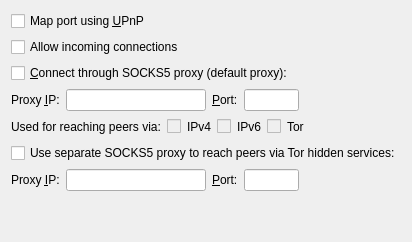
     <widget class="QWidget" name="tabNetwork">
      <attribute name="title">
       <string>&amp;Network</string>
      </attribute>
      <layout class="QVBoxLayout" name="verticalLayout_Network">
       <item>
        <widget class="QCheckBox" name="mapPortUpnp">
         <property name="toolTip">
          <string>Automatically open the XVIIcoin client port on the router. This only works when your router supports UPnP and it is enabled.</string>
         </property>
         <property name="text">
          <string>Map port using &amp;UPnP</string>
         </property>
        </widget>
       </item>
       <item>
        <widget class="QCheckBox" name="allowIncoming">
         <property name="toolTip">
          <string>Accept connections from outside</string>
         </property>
         <property name="text">
          <string>Allow incoming connections</string>
         </property>
        </widget>
       </item>
       <item>
        <widget class="QCheckBox" name="connectSocks">
         <property name="toolTip">
          <string>Connect to the XVIIcoin network through a SOCKS5 proxy.</string>
         </property>
         <property name="text">
          <string>&amp;Connect through SOCKS5 proxy (default proxy):</string>
         </property>
        </widget>
       </item>
       <item>
        <layout class="QHBoxLayout" name="horizontalLayout_1_Network">
         <item>
          <widget class="QLabel" name="proxyIpLabel">
           <property name="text">
            <string>Proxy &amp;IP:</string>
           </property>
           <property name="textFormat">
            <enum>Qt::PlainText</enum>
           </property>
           <property name="buddy">
            <cstring>proxyIp</cstring>
           </property>
          </widget>
         </item>
         <item>
          <widget class="QValidatedLineEdit" name="proxyIp">
           <property name="minimumSize">
            <size>
             <width>140</width>
             <height>0</height>
            </size>
           </property>
           <property name="maximumSize">
            <size>
             <width>140</width>
             <height>16777215</height>
            </size>
           </property>
           <property name="toolTip">
            <string>IP address of the proxy (e.g. IPv4: 127.0.0.1 / IPv6: ::1)</string>
           </property>
          </widget>
         </item>
         <item>
          <widget class="QLabel" name="proxyPortLabel">
           <property name="text">
            <string>&amp;Port:</string>
           </property>
           <property name="textFormat">
            <enum>Qt::PlainText</enum>
           </property>
           <property name="buddy">
            <cstring>proxyPort</cstring>
           </property>
          </widget>
         </item>
         <item>
          <widget class="QLineEdit" name="proxyPort">
           <property name="minimumSize">
            <size>
             <width>55</width>
             <height>0</height>
            </size>
           </property>
           <property name="maximumSize">
            <size>
             <width>55</width>
             <height>16777215</height>
            </size>
           </property>
           <property name="toolTip">
            <string>Port of the proxy (e.g. 9050)</string>
           </property>
          </widget>
         </item>
         <item>
          <spacer name="horizontalSpacer_1_Network">
           <property name="orientation">
            <enum>Qt::Horizontal</enum>
           </property>
           <property name="sizeHint" stdset="0">
            <size>
             <width>40</width>
             <height>20</height>
            </size>
           </property>
          </spacer>
         </item>
        </layout>
       </item>
       <item>
        <layout class="QHBoxLayout" name="horizontalLayout_2_Network">
         <item>
          <widget class="QLabel" name="proxyActiveNets">
           <property name="text">
            <string>Used for reaching peers via:</string>
           </property>
           <property name="textFormat">
            <enum>Qt::PlainText</enum>
           </property>
          </widget>
         </item>
         <item>
          <widget class="QCheckBox" name="proxyReachIPv4">
           <property name="enabled">
            <bool>false</bool>
           </property>
           <property name="toolTip">
            <string>Shows if the supplied default SOCKS5 proxy is used to reach peers via this network type.</string>
           </property>
           <property name="text">
            <string/>
           </property>
          </widget>
         </item>
         <item>
          <widget class="QLabel" name="proxyReachIPv4Label">
           <property name="text">
            <string>IPv4</string>
           </property>
           <property name="textFormat">
            <enum>Qt::PlainText</enum>
           </property>
          </widget>
         </item>
         <item>
          <widget class="QCheckBox" name="proxyReachIPv6">
           <property name="enabled">
            <bool>false</bool>
           </property>
           <property name="toolTip">
            <string>Shows if the supplied default SOCKS5 proxy is used to reach peers via this network type.</string>
           </property>
           <property name="text">
            <string/>
           </property>
          </widget>
         </item>
         <item>
          <widget class="QLabel" name="proxyReachIPv6Label">
           <property name="text">
            <string>IPv6</string>
           </property>
           <property name="textFormat">
            <enum>Qt::PlainText</enum>
           </property>
          </widget>
         </item>
         <item>
          <widget class="QCheckBox" name="proxyReachTor">
           <property name="enabled">
            <bool>false</bool>
           </property>
           <property name="toolTip">
            <string>Shows if the supplied default SOCKS5 proxy is used to reach peers via this network type.</string>
           </property>
           <property name="text">
            <string/>
           </property>
          </widget>
         </item>
         <item>
          <widget class="QLabel" name="proxyReachTorLabel">
           <property name="text">
            <string>Tor</string>
           </property>
           <property name="textFormat">
            <enum>Qt::PlainText</enum>
           </property>
          </widget>
         </item>
         <item>
          <spacer name="horizontalSpacer_2_Network">
           <property name="orientation">
            <enum>Qt::Horizontal</enum>
           </property>
           <property name="sizeHint" stdset="0">
            <size>
             <width>40</width>
             <height>20</height>
            </size>
           </property>
          </spacer>
         </item>
        </layout>
       </item>
       <item>
        <widget class="QCheckBox" name="connectSocksTor">
         <property name="toolTip">
          <string>Connect to the XVIIcoin network through a separate SOCKS5 proxy for Tor hidden services.</string>
         </property>
         <property name="text">
          <string>Use separate SOCKS5 proxy to reach peers via Tor hidden services:</string>
         </property>
        </widget>
       </item>
       <item>
        <layout class="QHBoxLayout" name="horizontalLayout_3_Network">
         <item>
          <widget class="QLabel" name="proxyIpTorLabel">
           <property name="text">
            <string>Proxy &amp;IP:</string>
           </property>
           <property name="textFormat">
            <enum>Qt::PlainText</enum>
           </property>
           <property name="buddy">
            <cstring>proxyIpTor</cstring>
           </property>
          </widget>
         </item>
         <item>
          <widget class="QValidatedLineEdit" name="proxyIpTor">
           <property name="minimumSize">
            <size>
             <width>140</width>
             <height>0</height>
            </size>
           </property>
           <property name="maximumSize">
            <size>
             <width>140</width>
             <height>16777215</height>
            </size>
           </property>
           <property name="toolTip">
            <string>IP address of the proxy (e.g. IPv4: 127.0.0.1 / IPv6: ::1)</string>
           </property>
          </widget>
         </item>
         <item>
          <widget class="QLabel" name="proxyPortTorLabel">
           <property name="text">
            <string>&amp;Port:</string>
           </property>
           <property name="textFormat">
            <enum>Qt::PlainText</enum>
           </property>
           <property name="buddy">
            <cstring>proxyPortTor</cstring>
           </property>
          </widget>
         </item>
         <item>
          <widget class="QLineEdit" name="proxyPortTor">
           <property name="minimumSize">
            <size>
             <width>55</width>
             <height>0</height>
            </size>
           </property>
           <property name="maximumSize">
            <size>
             <width>55</width>
             <height>16777215</height>
            </size>
           </property>
           <property name="toolTip">
            <string>Port of the proxy (e.g. 9050)</string>
           </property>
          </widget>
         </item>
         <item>
          <spacer name="horizontalSpacer_4_Network">
           <property name="orientation">
            <enum>Qt::Horizontal</enum>
           </property>
           <property name="sizeHint" stdset="0">
            <size>
             <width>40</width>
             <height>20</height>
            </size>
           </property>
          </spacer>
         </item>
        </layout>
       </item>
       <item>
        <spacer name="verticalSpacer_Network">
         <property name="orientation">
          <enum>Qt::Vertical</enum>
         </property>
         <property name="sizeHint" stdset="0">
          <size>
           <width>20</width>
           <height>40</height>
          </size>
         </property>
        </spacer>
       </item>
      </layout>
     </widget>
